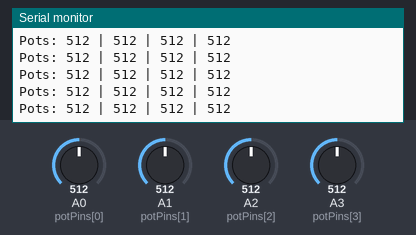
Recording of a sketch running on a simulated Arduino Uno, built with avr-gcc and run on an emulated ATmega328P. Parts: the last lines printed to the serial monitor. Inputs (shaded band) come from the test bench; at power-on: A0 (potPins[0]) = 512, A1 (potPins[1]) = 512, A2 (potPins[2]) = 512, A3 (potPins[3]) = 512.

Above: at 1.2 s.
1.3 s: A0 (potPins[0]) set to 716
At 1.49 s:
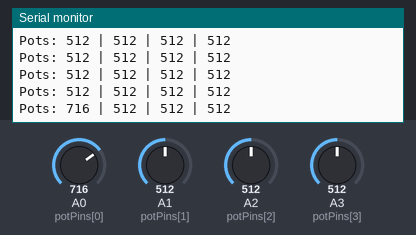
2.8 s: A1 (potPins[1]) set to 716
At 2.8 s:
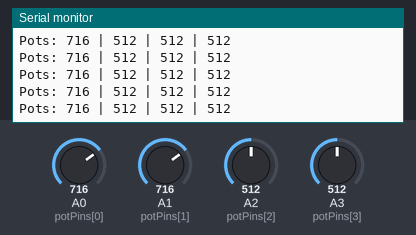
4.3 s: A2 (potPins[2]) set to 716
At 4.35 s:
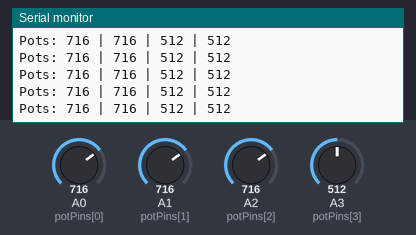
5.8 s: A3 (potPins[3]) set to 716
At 5.89 s:
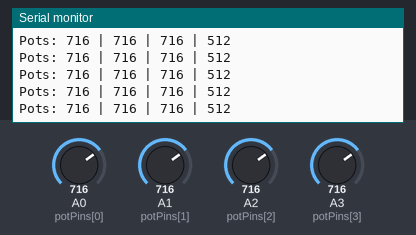
7.3 s: A0 (potPins[0]) set to 992
At 7.32 s:
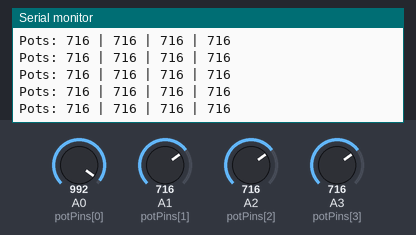
8.8 s: A1 (potPins[1]) set to 992
At 8.87 s:
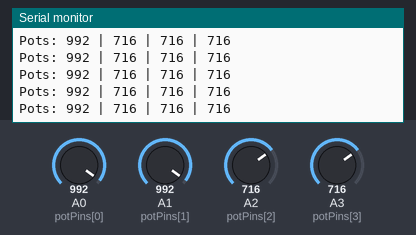
Timing chart, 0 to 11.3 s (numbered marks = the images above; inputs shaded):
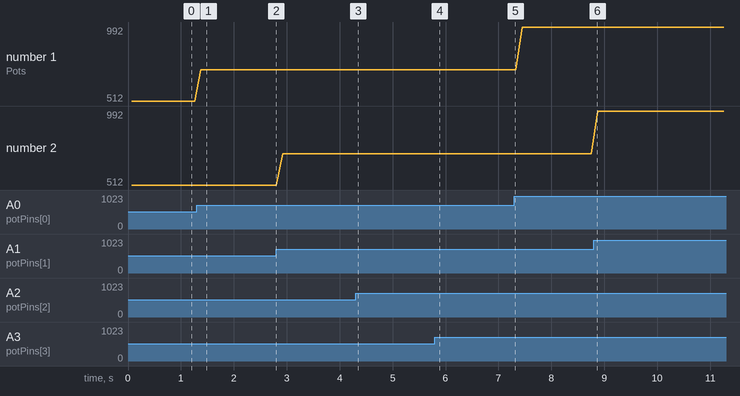

The sketch:

Cell-to-cell-PID.ino
```cpp
// pins for your 4 pots
const uint8_t potPins[4] = { A0, A1, A2, A3 };
// array to hold the smoothed readings
int potValues[4];

// how many readings to average per channel
const uint8_t NUM_SAMPLES = 8;

void setup() {
  Serial.begin(115200);
}

void loop() {
  for (uint8_t i = 0; i < 4; i++) {
    // throw away first reading after channel switch
    analogRead(potPins[i]);
    // now accumulate NUM_SAMPLES readings
    long sum = 0;
    for (uint8_t s = 0; s < NUM_SAMPLES; s++) {
      sum += analogRead(potPins[i]);
      delay(2);  // small settling delay; tweak as needed
    }
    // store averaged value
    potValues[i] = sum / NUM_SAMPLES;
  }

  // print them in one line
  Serial.print("Pots: ");
  for (uint8_t i = 0; i < 4; i++) {
    Serial.print(potValues[i]);
    if (i < 3) Serial.print(" | ");
  }
  Serial.println();

  // adjust or remove this if you want faster/slower loop rate
  delay(50);
}
```

Measured:
- after the input at 1.3 s, the serial monitor: prints a new line after 0.08 s (image 1)
- plotted number 1: 512 → 716 after the input at 1.3 s, 716 → 992 after the input at 7.3 s
